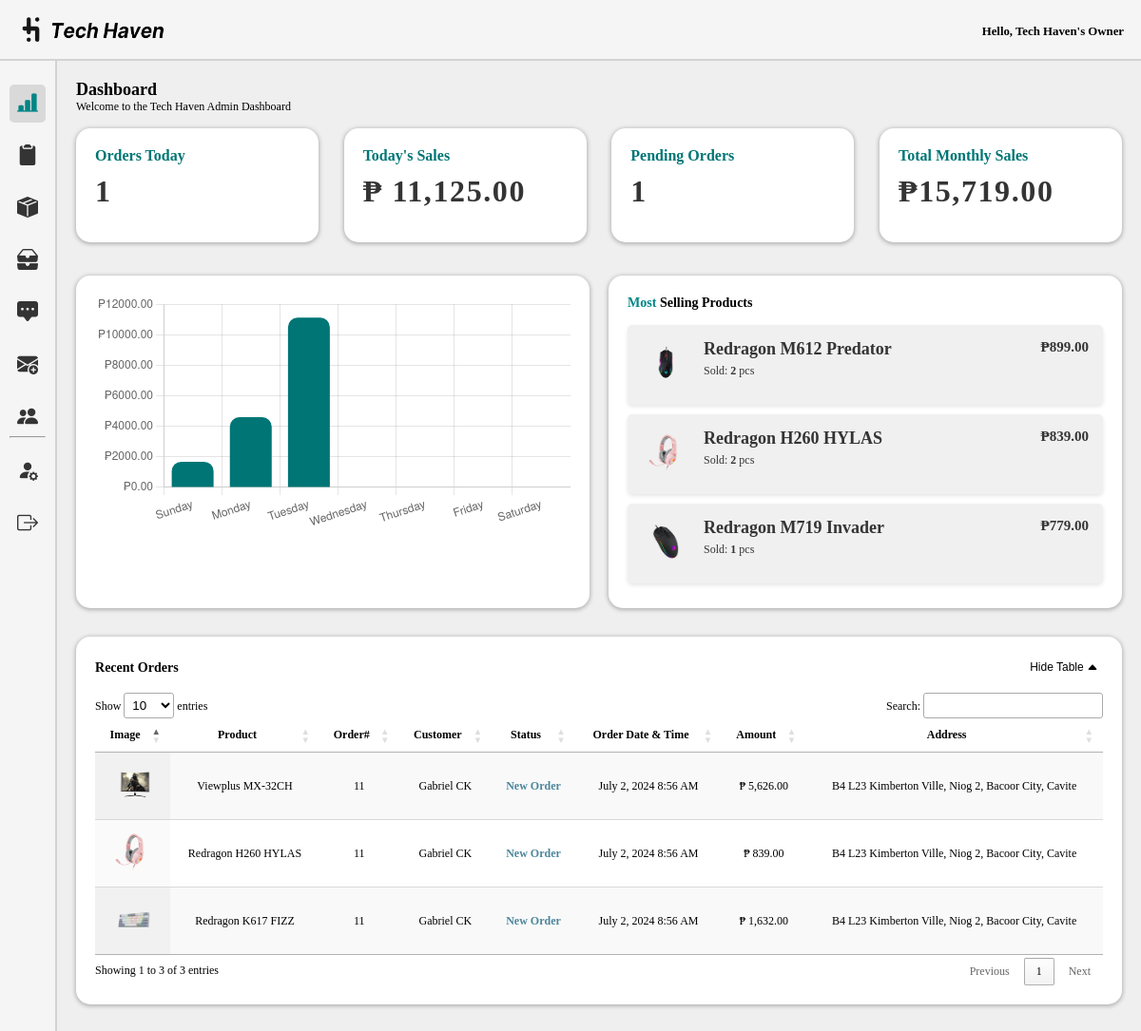
Page /super_admin/dashboard.php (signed in) on the committed database.
### tables this page shows
CREATE TABLE `prod_inventory` (
  `invID` int(11) NOT NULL,
  `prodID` int(100) NOT NULL,
  `prod_name` varchar(250) NOT NULL,
  `price` int(50) NOT NULL,
  `qty` int(250) NOT NULL,
  `sold` int(100) NOT NULL,
  `last_update` timestamp NOT NULL DEFAULT current_timestamp() ON UPDATE current_timestamp(),
  `updated_by` varchar(250) NOT NULL
);

CREATE TABLE `products` (
  `prodID` int(50) NOT NULL,
  `prod_name` varchar(250) NOT NULL,
  `category` varchar(100) NOT NULL,
  `prod_desc` varchar(250) NOT NULL,
  `prod_price` int(50) NOT NULL,
  `brand` varchar(100) NOT NULL,
  `img` text NOT NULL,
  `date_created` timestamp NOT NULL DEFAULT current_timestamp(),
  `date_updated` timestamp NOT NULL DEFAULT current_timestamp() ON UPDATE current_timestamp()
);

CREATE TABLE `orders_prod` (
  `orderID` int(50) NOT NULL,
  `customerID` int(50) NOT NULL,
  `items` text NOT NULL,
  `shipID` int(50) NOT NULL,
  `payment` varchar(250) NOT NULL,
  `order_date` timestamp NOT NULL DEFAULT current_timestamp(),
  `status` varchar(100) NOT NULL,
  `total_amount` int(250) NOT NULL
);

CREATE TABLE `customerinfo` (
  `customerID` int(100) NOT NULL,
  `name` text NOT NULL,
  `email` varchar(250) NOT NULL,
  `contactNum` varchar(100) NOT NULL,
  `address` varchar(250) NOT NULL,
  `password` varchar(100) NOT NULL
);

### super_admin/dashboard.php (the view, shortened to what the rows shown need)
<?php
$servername = "localhost";
$username = "root";
$password = "";
$dbname = "th_db";
$conn = new mysqli($servername, $username, $password, $dbname);
$weeklySales = array_fill(0, 7, 0);
$currentDate = date('Y-m-d');
$startOfWeek = date('Y-m-d', strtotime('last Sunday', strtotime($currentDate)));
$endOfWeek = date('Y-m-d', strtotime('next Saturday', strtotime($currentDate)));
$sql3 = "SELECT DATE(date_delivered) AS delivery_date, SUM(total_amount) AS total_sales
        FROM complete_orders
        WHERE date_delivered BETWEEN '$startOfWeek' AND '$endOfWeek'
        GROUP BY delivery_date";
$result3 = $conn->query($sql3);
if ($result3->num_rows > 0) {
    while ($row = $result3->fetch_assoc()) {
        $deliveryDate = date('w', strtotime($row['delivery_date']));
        $weeklySales[$deliveryDate] = $row['total_sales'];
    }
}
?>
<!DOCTYPE html>
<html lang="en">
<head>
    <link rel="stylesheet" href="css/dashboard.css">
    <link rel="stylesheet" href="../assets/font/inter.css">
    <link rel="stylesheet" href="../node_modules/bootstrap-icons/font/bootstrap-icons.css">
    <link rel="stylesheet" type="text/css" href="https://cdn.datatables.net/1.10.25/css/jquery.dataTables.css">
</head>
<body>
    <section class="container">
    <div class="dashboard-content">
        <h1>Dashboard</h1>
        <p>Welcome to the Tech Haven Admin Dashboard</p><br>
            <div class="card-container">
        <div class="card">
            <a href="orders.php" target="_blank">
                <h2>Orders Today</h2>
            </a>
        </div>
        <div class="card">
                <h2>Today's Sales</h2>
        </div>
        <div class="card">
            <a href="orders.php"  target="_blank">
                <h2>Pending Orders</h2>
            </a>
        </div>
        <div class="card">
                <h2>Total Monthly Sales</h2>
        </div>
        </div>
        <br>
<div class="tables-container">
            <div class="table-wrapper" >
                <div class = "wrappery" style="padding-bottom:10px;overflow-y:auto; overflow-x:hidden;">
                <h3><span style="color:#008686;">Most</span> Selling Products</h3><br>
                <?php
                    $servername = "localhost";
                    $username = "root";
                    $password = "";
                    $dbname = "th_db";
                    $conn = new mysqli($servername, $username, $password, $dbname);
                    $sql = "SELECT pi.prod_name, pi.price, pi.sold, p.img
                            FROM prod_inventory pi
                            JOIN products p ON pi.prodID = p.prodID
                            ORDER BY pi.sold DESC
                            LIMIT 3";
                    $result = $conn->query($sql);
                    if ($result->num_rows > 0) {
                        while ($row = $result->fetch_assoc()) {
                            echo '<div class="product-item">
                                    <div class="product-details" style="display:inline-block; width:100%;">
                                        <img src="../assets/img/' . htmlspecialchars($row["img"]) . '" alt="' . htmlspecialchars($row["prod_name"]) . '" style="width:50px; height:50px;float:left;">
                                        <div style="float:left;">
                                            <h2 style="margin-bottom:5px;">' . htmlspecialchars($row["prod_name"]) . '</h2>
                                            <p>Sold: <span style="font-weight:bold;">' . htmlspecialchars($row["sold"]) . '</span> pcs</p>
                                        </div>
                                        <div style="float:right;">
                                        <p style="font-size:15px; font-weight:bold;">₱' . number_format($row["price"], 2). '</p>
                                        </div>
                                    </div>
                                  </div>';
                        }
                    } else {
                        echo '<div>No data available</div>';
                    }
                ?>
            </div>
        </div>
    </div><br><br>
<div class="wrapper-dashboard" style="margin-bottom:20px;">
    <br>
    <div id="recentTable" style="display: block;">
        <table id="example" class="display" style="width:100%">
            <thead>
                <tr>
                    <th>Image</th>
                    <th>Product</th>
                    <th>Order#</th>
                    <th>Customer</th>
                    <th>Status</th>
                    <th>Order Date & Time</th>
                    <th>Amount</th>
                    <th>Address</th>
                </tr>
            </thead>
            <tbody>
                <?php
                $servername = "localhost";
                $username = "root";
                $password = "";
                $dbname = "th_db";
                $conn = new mysqli($servername, $username, $password, $dbname);
                $sql = "SELECT orderID, customerID, items, order_date, status FROM orders_prod WHERE status = 'placed' OR status = 'processing' ORDER BY order_date DESC";
                $result = $conn->query($sql);
                if ($result->num_rows > 0) {
                    while ($row = $result->fetch_assoc()) {
                        $orderID = $row["orderID"];
                        $customerID = $row["customerID"];
                        $items = json_decode($row["items"], true);
                        foreach ($items as $item) {
                            $product_sql = "SELECT prod_name, img FROM products WHERE prod_name = '" . $item['name'] . "'";
                            $product_result = $conn->query($product_sql);
                            $product_row = $product_result->fetch_assoc();
                            $customer_sql = "SELECT name, address FROM customerinfo WHERE customerID = '" . $customerID . "'";
                            $customer_result = $conn->query($customer_sql);
                            $customer_row = $customer_result->fetch_assoc();
                            echo "<tr>";
                            echo "<td><img src='../assets/img/" . $product_row['img'] . "' alt='" . $item['name'] . "' style='width:50px; height:50px;'></td>";
                            echo "<td>" . $item['name'] . "</td>";
                            echo "<td>" . $orderID . "</td>";
                            echo "<td>" . $customer_row['name'] . "</td>";
                                if ($row["status"] == "placed") {
                                    echo "<td style='color:#4D869C; font-weight:bold;'>New Order</td>";
                                }else if($row["status"] == "processing") {
                                    echo "<td style='color:#F4A261; font-weight:bold;'>Processing</td>";
                                }else if($row["status"] == "delivery") {
                                    echo "<td style='color:#288a72; font-weight:bold;'>To Be Delivered</td>";
                                }else if($row["status"] == "delivered") {
                                    echo "<td style='color:#4a9e2e; font-weight:bold;'>Complete</td>";
                                }  else {
                                    echo "<td>" . $row["status"] . "</td>";
                                }
                            echo "<td>" . date('F j, Y g:i A', strtotime($row["order_date"])) . "</td>";
                            echo "<td>₱ " . number_format($item['totalPrice'], 2) . "</td>";
                            echo "<td>" . $customer_row['address'] . "</td>";
                            echo "</tr>";
                        }
                    }
                } else {
                    echo "<tr><td colspan='8'>No results found</td></tr>";
                }
                ?>
            </tbody>
        </table>
    </div>
</div>
    </div>
    </section>
 <script>
        document.addEventListener("DOMContentLoaded", function() {
            // Get weekly sales data from PHP
            var weeklySales = <?php echo json_encode($weeklySales); ?>;
            // Days of the week labels (Sunday to Saturday)
            var daysOfWeek = ['Sunday', 'Monday', 'Tuesday', 'Wednesday', 'Thursday', 'Friday', 'Saturday'];
            // Chart.js code to create a bar graph
            var ctx = document.getElementById('weeklySalesChart').getContext('2d');
            var weeklySalesChart = new Chart(ctx, {
                type: 'bar',
                data: {
                    labels: daysOfWeek,
                    datasets: [{
                        label: 'Daily Sales',
                        data: weeklySales,
                        backgroundColor: '#007575',
                        borderColor: '#007575',
                        borderRadius: 10 // Set border radius for all bars
                    }]
                },
                options: {
                    scales: {
                        y: {
                            beginAtZero: true,
                            ticks: {
                                callback: function(value) {
                                    return '₱' + value.toFixed(2);
                                }
                            }
                        }
                    },
                    plugins: {
                        legend: {
                            display: false
                        }
                    }
                }
            });
        });
    </script>
</body>
</html>

### rows in the picture
prod_inventory: prodID.img (picture), prod_name "Redragon M612 Predator", sold "2", price "899.00"
prod_inventory: prodID.img (picture), prod_name "Redragon H260 HYLAS", sold "2", price "839.00", customerinfo.name "Gabriel CK", customerinfo.address "B4 L23 Kimberton Ville, Niog 2, Bacoor City, Cavite"
prod_inventory: prodID.img (picture), prod_name "Redragon M719 Invader", sold "1", price "779.00"
orders_prod: products.img (picture), name "Viewplus MX-32CH", orderID "11", customerID.name "Gabriel CK", status "New Order", order_date "July 2, 2024 8:56 AM", totalPrice "5,626.00", customerID.address "B4 L23 Kimberton Ville, Niog 2, Bacoor City, Cavite", name "Redragon K617 FIZZ", totalPrice "1,632.00"

### other values in the picture
$_SESSION['name'] "Tech Haven's Owner"
$countToday['all'] "1"
$totalSales "11,125.00"
$countpending "1"
$totalSalesMonthly "15,719.00"
chart data {{ json_encode($weeklySales) }} ["1678","4594","11125",0,0,0,0]
